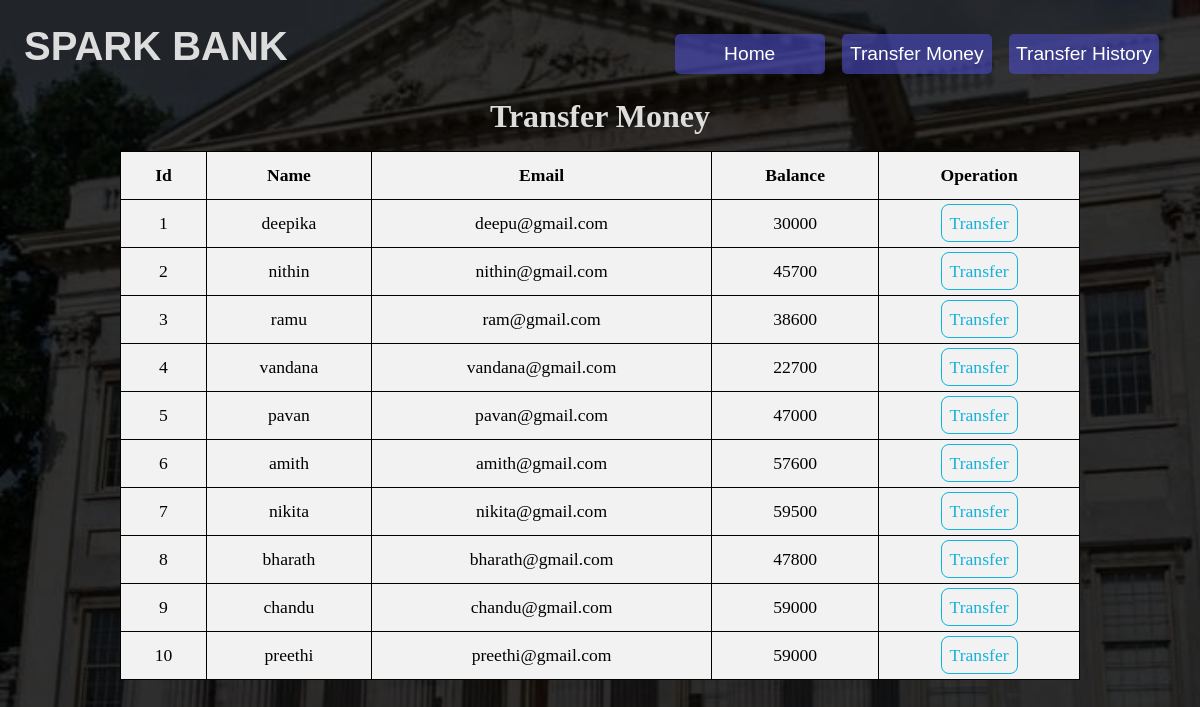
/transfer.php, run on the app's committed database.
### tables this page shows
CREATE TABLE `customers` (
  `id` int(3) NOT NULL,
  `name` varchar(50) NOT NULL,
  `email` varchar(20) NOT NULL,
  `balance` int(10) NOT NULL
);

### transfer.php (the view, shortened to what this page needs)
<?php
include 'connection.php';
?>
<!DOCTYPE html>
<html lang="en">
<head>
<link rel="stylesheet" href="style.css">
</head>
<body>
<div class="bg">
<?php
include 'header.php';
?>
<div class="text">
   <h1>Transfer Money</h1>
</div>
<table>
   <tr>
      <th>Id</th>
      <th>Name</th>
      <th>Email</th>
      <th>Balance</th>
      <th>Operation</th>
   </tr>
   <?php
      $sql = "select * from customers";
      $result = mysqli_query($conn,$sql);
      while($rows=mysqli_fetch_assoc($result)) {
   ?>
   <tr>
      <td><?php echo $rows['id'];?></td>
      <td><?php echo $rows['name'];?></td>
      <td><?php echo $rows['email'];?></td>
      <td><?php echo $rows['balance'];?></td>
      <td><a href="selectedcustomerdetail.php?id= <?php echo $rows['id'] ;?>">Transfer</a></td>
   </tr>
   <?php
      }
   ?>
</table>
   </div>
</body>
</html>

### style.css (style rules this page uses)
* { margin: 0; padding: 0; box-sizing: border-box; }
body { height: 100vh; background-image: url("bank2.jpg"); background-size: cover; background-position: center center; background-repeat: no-repeat; color: #ddd; }
.bg { height: 100vh; width: 100%; background-color: rgba(0, 0, 0, 0.8); }
.text { text-align: center; }
table { border-collapse: collapse; width: 80%; text-align: center; margin: 1rem auto 0 auto; font-size: 1.1rem; border-radius: 10px; color: black; }
th, td { border: 1px solid black; padding: 13px; }
tr { background-color: #f2f2f2; }
table a { text-decoration: none; border: 1px solid rgb(18, 178, 218); color: rgb(18, 178, 218); padding: 8px; border-radius: 8px; transition: 0.5s; }

### data on the page
customers: id "1", name "deepika", email "deepu@gmail.com", balance "30000"
customers: id "2", name "nithin", email "nithin@gmail.com", balance "45700"
customers: id "3", name "ramu", email "ram@gmail.com", balance "38600"
customers: id "4", name "vandana", email "vandana@gmail.com", balance "22700"
customers: id "5", name "pavan", email "pavan@gmail.com", balance "47000"
customers: id "6", name "amith", email "amith@gmail.com", balance "57600"
customers: id "7", name "nikita", email "nikita@gmail.com", balance "59500"
customers: id "8", name "bharath", email "bharath@gmail.com", balance "47800"
customers: id "9", name "chandu", email "chandu@gmail.com", balance "59000"
customers: id "10", name "preethi", email "preethi@gmail.com", balance "59000"
